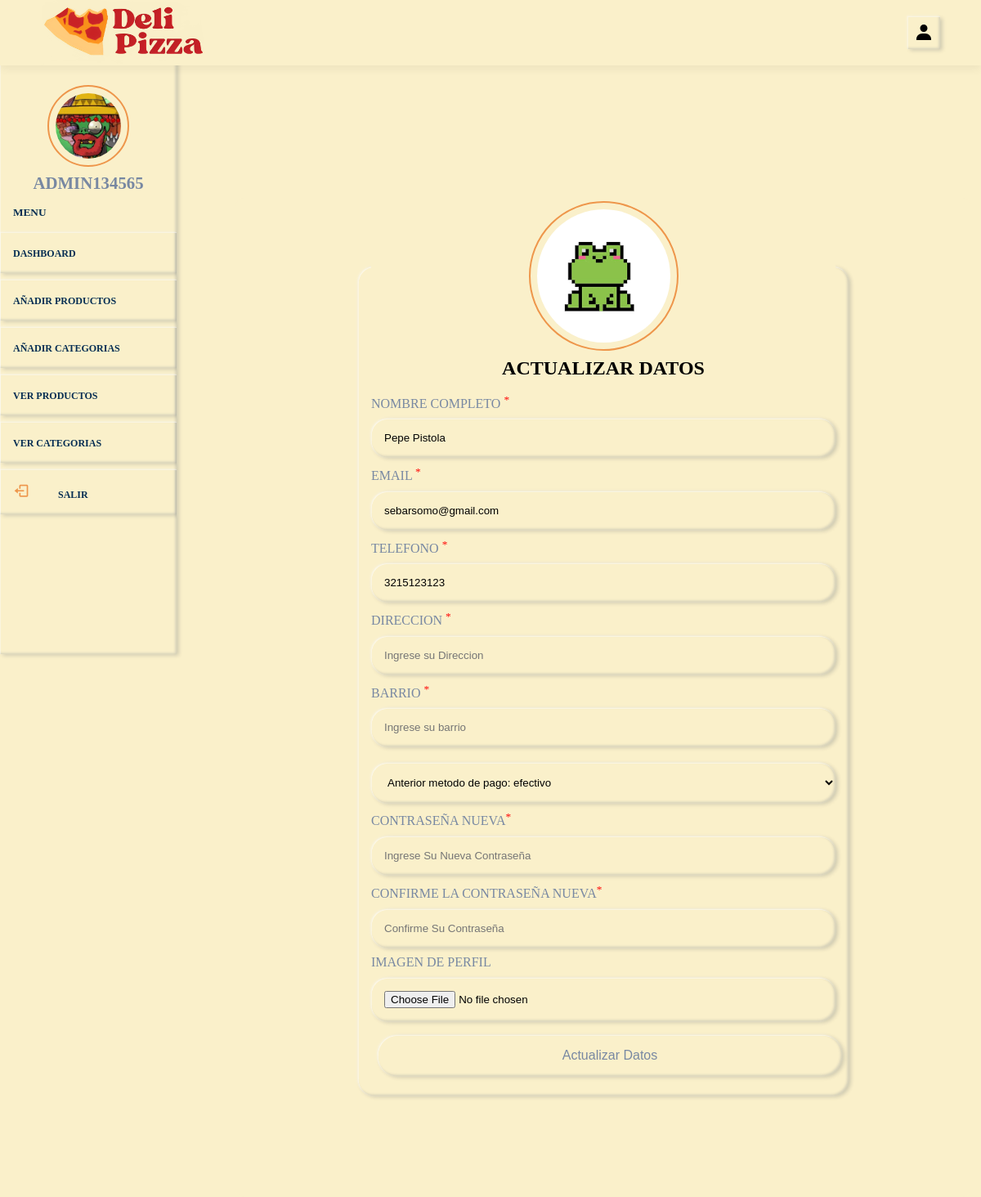
Page /delipizza_2.0/delipizza/admin-pannel/edit-user.php?id=2 (signed in) on the committed database.
### tables this page shows
CREATE TABLE IF NOT EXISTS administrador (
  ID_Administrador int UNSIGNED NOT NULL AUTO_INCREMENT COMMENT 'En esta casilla se guardara la ID del administrador, la cual se incrementa automaticamente.',
  nombre_Admin varchar(30) NOT NULL COMMENT 'Se guarda el nombre del administrador ',
  email_Admin varchar(30) NOT NULL COMMENT 'Se guarda el email del administrador para las credenciales de ingreso',
  contraseña_Admin varchar(100) NOT NULL COMMENT 'Se guarda la contraseña del administrador la cual esta cifrada usando sha1 de php',
  foto varchar(255) NOT NULL COMMENT 'Se guarda el nombre y el tipo de archivo de la foto subida por el administrador',
  PRIMARY KEY (ID_Administrador)
);

CREATE TABLE IF NOT EXISTS usuario (
  ID_Usuario int UNSIGNED NOT NULL AUTO_INCREMENT COMMENT 'Numero de identificador unico de cada usuario, es autoincremental y de formato int',
  nombre_Usuario varchar(30) NOT NULL COMMENT 'nombre del usuario, no se aceptan numeros y es de formato string, tiene como maximo 100 caracteres  ',
  email_Usuario varchar(30) NOT NULL COMMENT 'El email correspondiente al usuario, tipo string y solo 30 caracteres maximo                                       ',
  telefono_Usuario varchar(12) NOT NULL COMMENT 'Telefono del usuario, maximo 12 caracteres y solo tipo numerico',
  contraseña_Usuario varchar(100) NOT NULL COMMENT 'contraseña del usuario la cual tiene encriptacion sha1 para evitar filtraciones de datos',
  foto varchar(100) NOT NULL COMMENT 'Se guarda la imagen de cada clientes, nombre y tipo de archivo, maximo 100 caracteres',
  metodo_pago varchar(30) NOT NULL COMMENT 'metodo de pago de cada cliente, hay 2 tipos: efectivo y nequi',
  PRIMARY KEY (ID_Usuario)
);

### delipizza_2.0/delipizza/admin-pannel/edit-user.php (the view, shortened to what this page needs)
<?php
include '../components/connect.php';
$user_id = $_GET['id'];
?>
<!DOCTYPE html>
<html lang="en">
<head>
    <link href='https://unpkg.com/boxicons@2.1.4/css/boxicons.min.css' rel='stylesheet'>
</head>
<body>
    <div class="main-container">
        <?php
        include '../components/admin-header.php'; ?>
        <section class="container-profile-data" id="editar-perfil-usuario">
            <div class="form-container" id="admin_login">
                <form action="" method="post" enctype="multipart/form-data">
                    <?php
                    $select_profile = $conn->prepare("SELECT * FROM usuario WHERE ID_Usuario = ?");
                    $select_profile->execute([$user_id]);
                    if ($select_profile->rowCount() > 0) {
                        $fetch_profile = $select_profile->fetch(PDO::FETCH_ASSOC);
                    }
                    ?>
                    <div class="profile container-profile-p">
                        <img src="../uploaded-img/clientes/<?= $fetch_profile['foto']; ?>" alt="" class="logo-img profile-p">
                    </div>
                    <h3>Actualizar Datos</h3>
                    <div class="input-field">
                        <label for="name">Nombre Completo <sup>*</sup></label>
                        <input type="text" name="name" maxlength="30" placeholder="Ingrese nombre completo" oninput="this.value.replace(/\s/g,'') " pattern="^[a-zA-Z ]+$" value="<?= $fetch_profile['nombre_Usuario']; ?>">
                    </div>
                    <div class="input-field">
                        <label for="email"> Email <sup>*</sup></label>
                        <input type="email" name="email" maxlength="25" placeholder="Ingrese su email" oninput="this.value.replace(/\s/g,'')" value="<?= $fetch_profile['email_Usuario']; ?>">
                    </div>
                    <div class="input-field">
                        <label for="phone"> Telefono <sup>*</sup></label>
                        <input type="number" name="phone" maxlength="10" placeholder="Ingrese su telefono" oninput="this.value.replace(/\s/g,'')" minlength="10" value="<?= $fetch_profile['telefono_Usuario']; ?>">
                    </div>
                    <div class="input-field">
                        <label for="address">Direccion <sup>*</sup></label>
                        <input type="text" name="address" maxlength="60" placeholder="Ingrese su Direccion" oninput="this.value.replace(/\s/g,'') " value="<?= $fetch_profile['direccion_Usuario']; ?>">
                    </div>
                    <div class="input-field">
                        <label for="barrio">Barrio <sup>*</sup></label>
                        <input type="text" name="barrio" maxlength="30" placeholder="Ingrese su barrio" oninput="this.value.replace(/\s/g,'') " value="<?= $fetch_profile['barrio_Usuario']; ?>">
                    </div>
                    <div class="input-field">
                        <label for="payment-method">
                            <select name="payment-method" id="">
                                <option selected value="">Anterior metodo de pago: <?= $fetch_profile['metodo_pago']; ?></option>
                            </select>
                        </label>
                    </div>
                    <div class="input-field">
                        <label for="pass">Contraseña Nueva<sup>*</sup></label>
                        <input type="password" name="new_pass" maxlength="20" placeholder="Ingrese Su Nueva Contraseña" oninput="this.value.replace(/\s/g,'')">
                    </div>
                    <div class="input-field">
                        <label for="cpass">Confirme la Contraseña Nueva<sup>*</sup></label>
                        <input type="password" name="cpass" maxlength="20" placeholder="Confirme Su Contraseña" oninput="this.value.replace(/\s/g,'')">
                    </div>
                    <div class="input-field">
                        <label for="profile-p">Imagen De Perfil</label>
                        <input type="file" name="profile-p" accept=".png, .jpg, .jpeg" title="Debe insertar una imagen" value="<?= $fetch_profile['foto']; ?>">
                    </div>
                    <input type="submit" name="submit" value="Actualizar Datos" class="btn">
                </form>
            </div>
        </section>
    </div>
</body>
</html>

### delipizza_2.0/delipizza/components/admin-header.php (shortened to what this page needs)
<header>
    <div class="logo">
        <a href="dashboard.php"> <img src="../image/Delipizza-logo-final.jpg" alt="Logo de la tienda Delipizza " width="200"></a>
    </div>
    <div class="right">
        <div class="" id="user-btn"><img src="../image/user-solid-24.png" alt=""></div>
    </div>
</header>
<div class="side-container">
    <div class="sidebar">
        <?php
        $select_profile = $conn->prepare("SELECT * FROM administrador WHERE ID_Administrador = ?");
        $select_profile->execute([$admin_id]);
        if ($select_profile->rowCount() > 0) {
            $fetch_profile = $select_profile->fetch(PDO::FETCH_ASSOC);
        ?>
            <div class="profile">
                <img src="../uploaded-img/admin/<?= $fetch_profile['foto'] ?>" alt="" class="logo-img" width="100">
                <p><?= $fetch_profile['nombre_Admin'];   ?></p>
            </div>
        <?php } ?>
        <h5>Menu</h5>
        <div class="navbar">
            <ul>
                <li><a href="dashboard.php">Dashboard</a></li>
                <li><a href="add-products.php">Añadir productos</a></li>
                <li><a href="add-category.php">Añadir Categorias</a></li>
                <li><a href="view-products.php">Ver productos</a></li>
                <li><a href="view-category.php">Ver Categorias</a></li>
                <li><a href="../components/admin-logout.php" onclick="return confirm('¿Salir del sitio?')"><i class="bx bx-log-out"></i> Salir</a></li>
            </ul>
        </div>
    </div>
</div>

### rows in the picture
administrador: foto (picture), nombre_Admin "ADMIN134565"
usuario: foto (picture), name "Pepe Pistola", email "sebarsomo@gmail.com", phone "3215123123"
